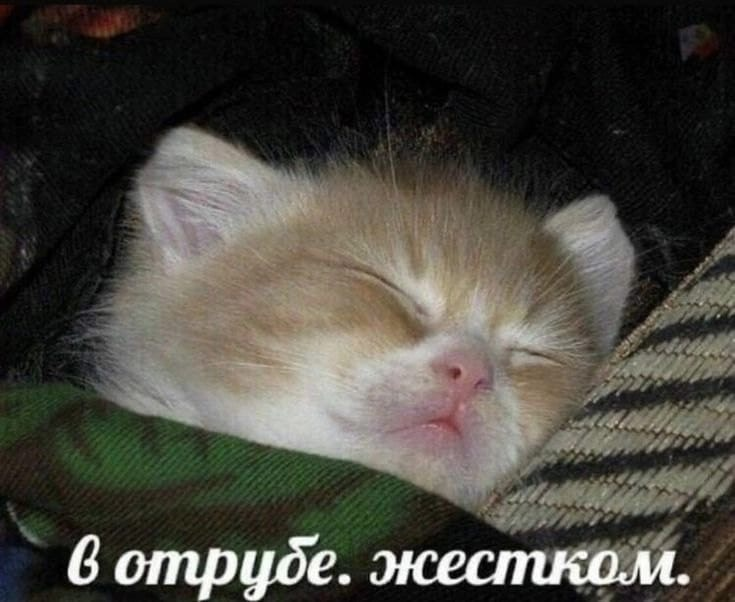
#> input picture homework_06/a.jpeg, 735 x 602 px
$ jupyter execute 'первая часть.ipynb'
#> lines starting #> are read from the running program, lines starting #| are printed output that depends on the picture
[cell 1]
from PIL import Image
import numpy as np
img = Image.open('a.jpeg')
#> img is the input picture: PIL image 735x602 RGB; mean R, G, B 72.4, 70.1, 62.6
img

[cell 2]
x = np.array(img, dtype=np.float32)
x.dtype

[cell 3]
x.shape
#> Out = (602, 735, 3)

[cell 4]
def rgb2gray(rgb):

    r, g, b = rgb[:,:,0], rgb[:,:,1], rgb[:,:,2]
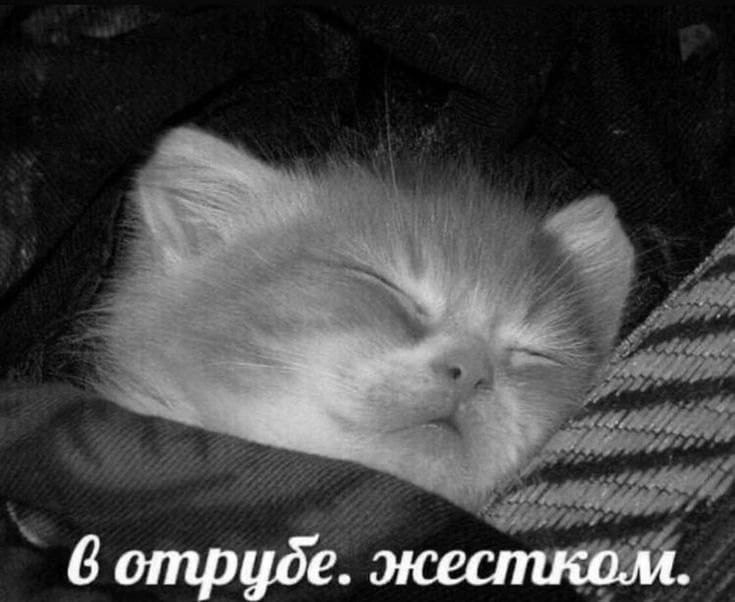
#> g: shape (602, 735) float32; min 0, max 255, mean 70.1
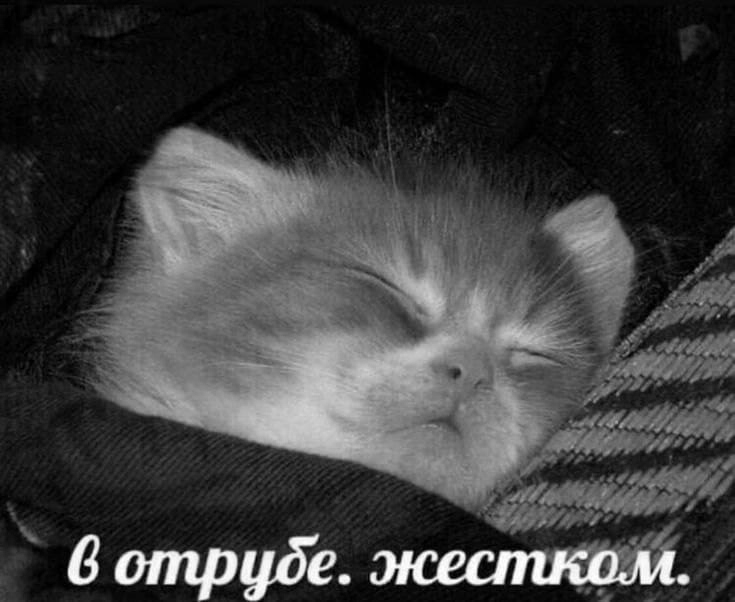
#> b: shape (602, 735) float32; min 0, max 255, mean 62.6
    gray = 0.2989 * r + 0.5870 * g + 0.1140 * b

    return gray

[cell 5]
Image.fromarray(np.asarray(rgb2gray(x), dtype=np.uint8))

[cell 6]
Image.fromarray(np.asarray(x.mean(axis=2), dtype=np.uint8))

[cell 7]
y = x.mean(axis=2)
y

[cell 8]
y.shape
#> Out = (602, 735)

SVD

[cell 9]
U, S, V = np.linalg.svd(y, full_matrices=False)
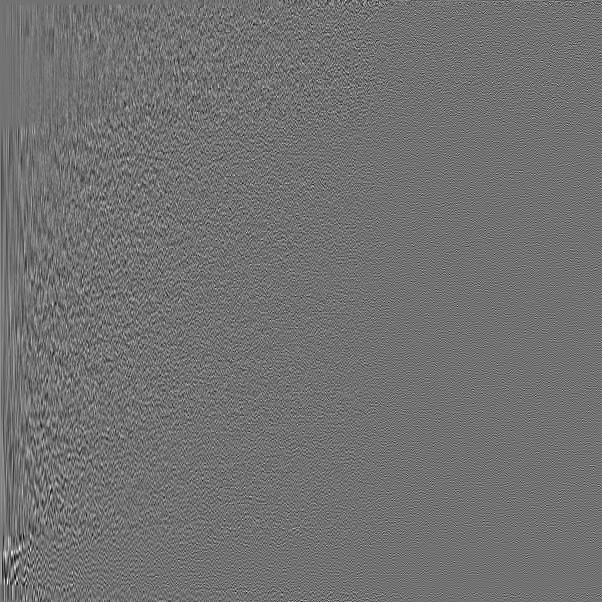
#> U: shape (602, 602) float32; min -0.229, max 0.284, mean 6.4e-05; drawn with min black and max white
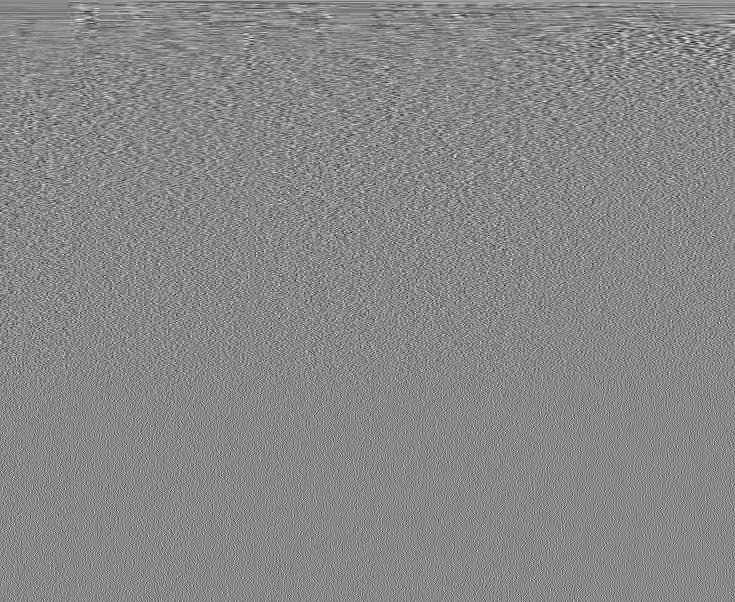
#> V: shape (602, 735) float32; min -0.227, max 0.198, mean 8.88e-05; drawn with min black and max white
#> S = 602 values, max 56268.7 at index 0, min 1.21 at index 601, mean 370.9

[cell 10]
U.shape
#> Out = (602, 602)

[cell 11]
V.shape
#> Out = (602, 735)

[cell 12]
R, G, B = x[:,:,0], x[:,:,1], x[:,:,2]

Проверка корректности разложения

[cell 13]
Y_full = U.dot(np.diag(S)).dot(V)
Image.fromarray(np.asarray(Y_full, dtype=np.uint8))

[cell 14]
Image.fromarray(np.asarray(Y_full, dtype=np.uint8)).save(f'full_rank.png')

[cell 15]
def proverka(Matrix):
    Matrix[Matrix > 255] = 255
    Matrix[Matrix < 0] = 0
    return Matrix
Ur, Sr, Vr = np.linalg.svd(R, full_matrices=False)
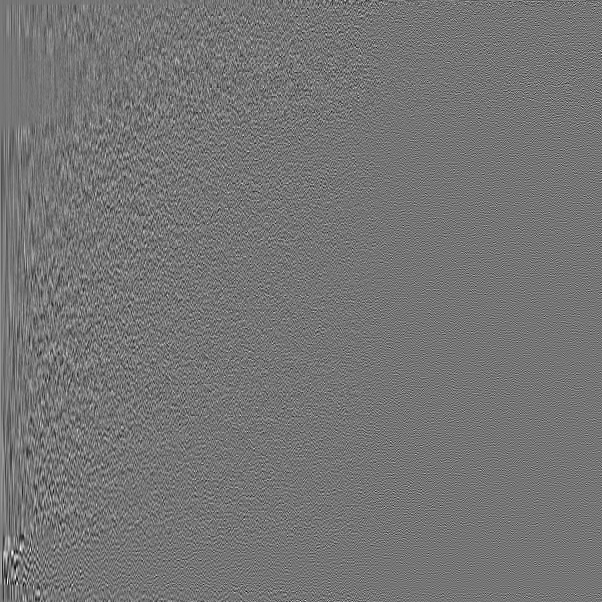
#> Ur: shape (602, 602) float32; min -0.227, max 0.266, mean 7.28e-05; drawn with min black and max white
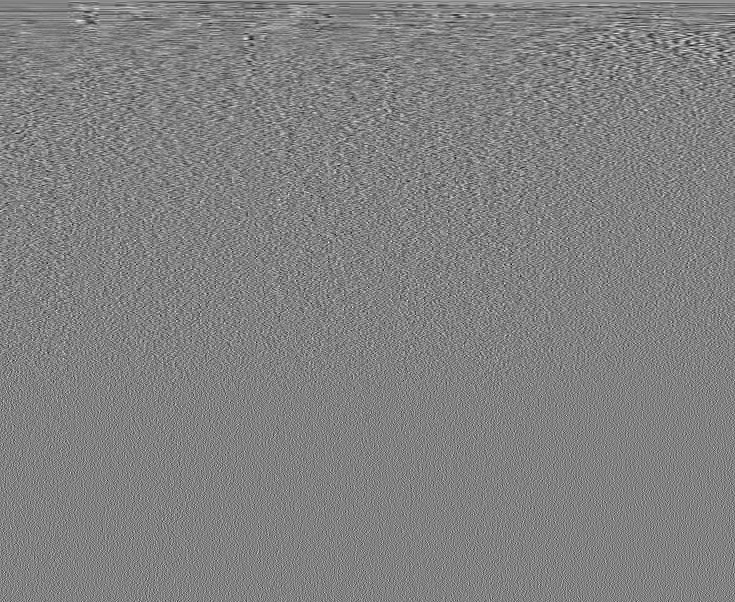
#> Vr: shape (602, 735) float32; min -0.205, max 0.198, mean 7e-05; drawn with min black and max white
#> Sr = 602 values, max 59761 at index 0, min 1.34 at index 601, mean 380.2
Ug, Sg, Vg = np.linalg.svd(G, full_matrices=False)
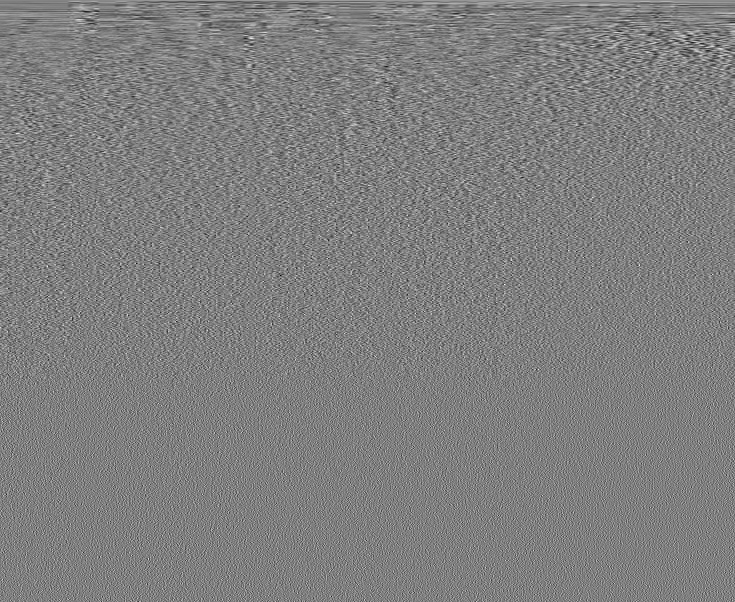
#> Vg: shape (602, 735) float32; min -0.212, max 0.212, mean 8.06e-05; drawn with min black and max white
#> Sg = 602 values, max 57351.2 at index 0, min 1.26 at index 601, mean 373.4
Ub, Sb, Vb = np.linalg.svd(B, full_matrices=False)
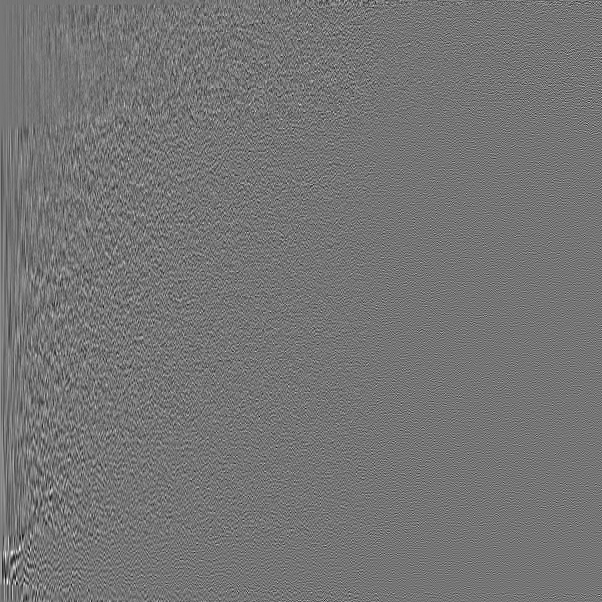
#> Ub: shape (602, 602) float32; min -0.242, max 0.283, mean 6.31e-05; drawn with min black and max white
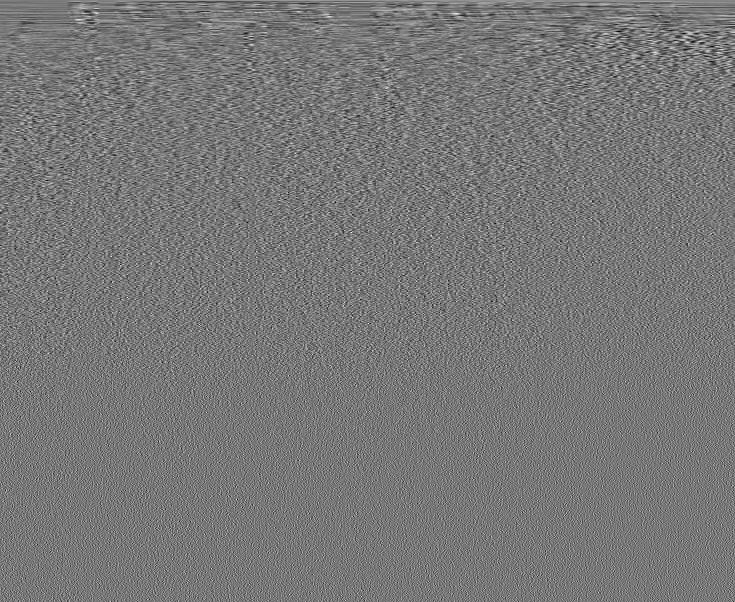
#> Vb: shape (602, 735) float32; min -0.188, max 0.212, mean 6.23e-05; drawn with min black and max white
#> Sb = 602 values, max 51826.4 at index 0, min 1.29 at index 601, mean 364.6
for r in range(20,200,20):
    MR = Ur[:,:r].dot(np.diag(Sr[:r])).dot(Vr[:r,:])
    MR=proverka(MR)
    MG = Ug[:,:r].dot(np.diag(Sg[:r])).dot(Vg[:r,:])
    MG=proverka(MG)
    MB = Ub[:,:r].dot(np.diag(Sb[:r])).dot(Vb[:r,:])
    MB=proverka(MB)
    A = np.dstack((MR, MG, MB))
    Image.fromarray(np.asarray(A, dtype=np.uint8)).save(f'ранг={r}.png')
#> this loop made 9 passes
#> pass 1, `MG = Ug[:,:r].dot(np.diag(Sg[:r])).dot(Vg[:r,:])`:
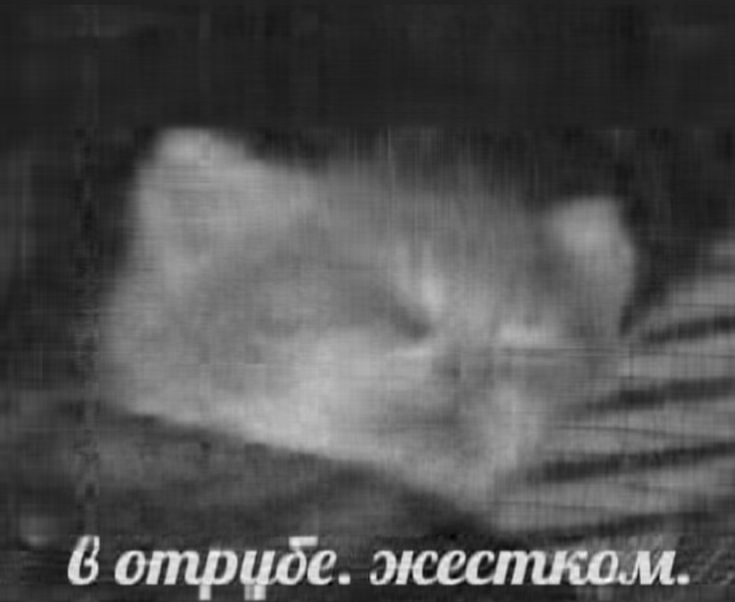
#> MG: shape (602, 735) float32; min -37.71, max 300, mean 70.1; drawn with min black and max white
